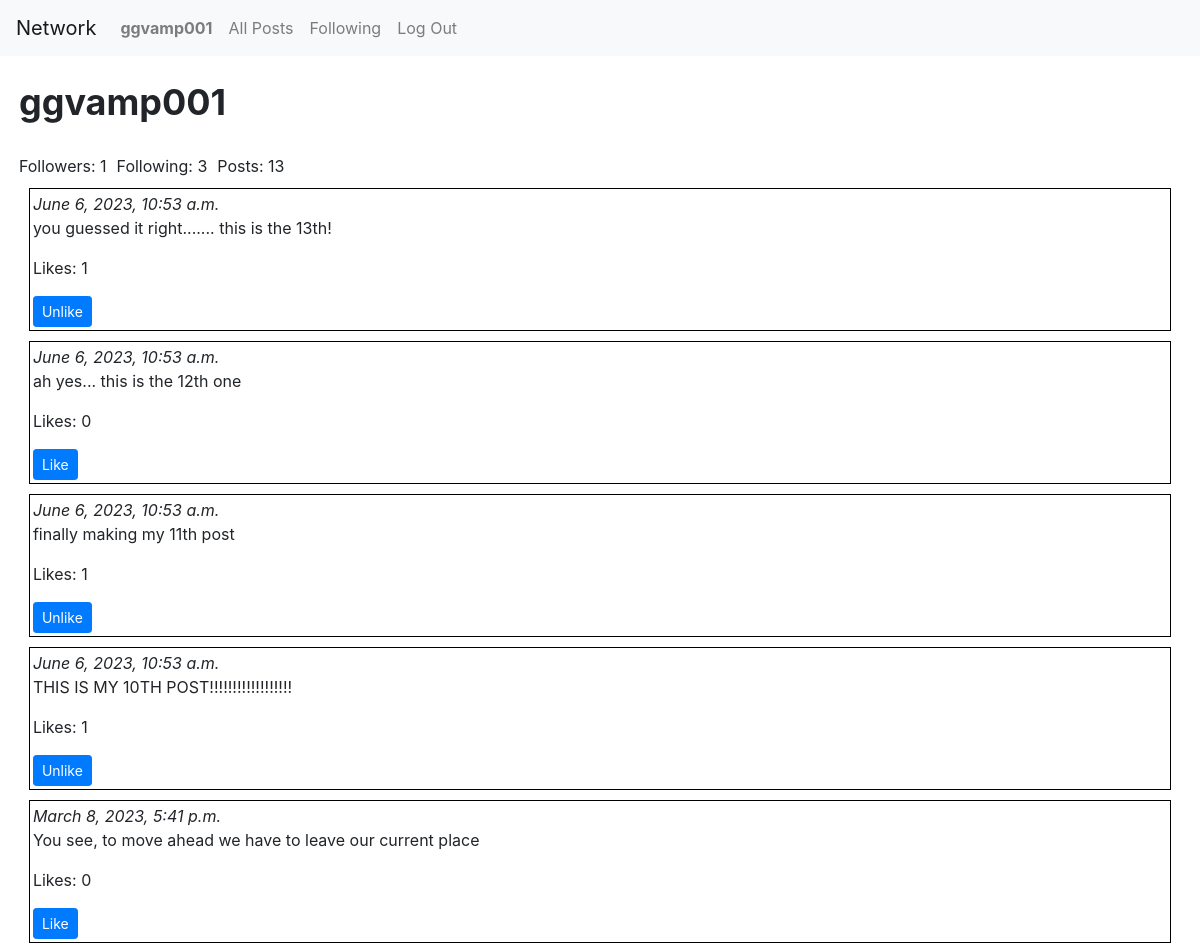
The app's page /user/ggvamp001 (signed in, upper part), older data.
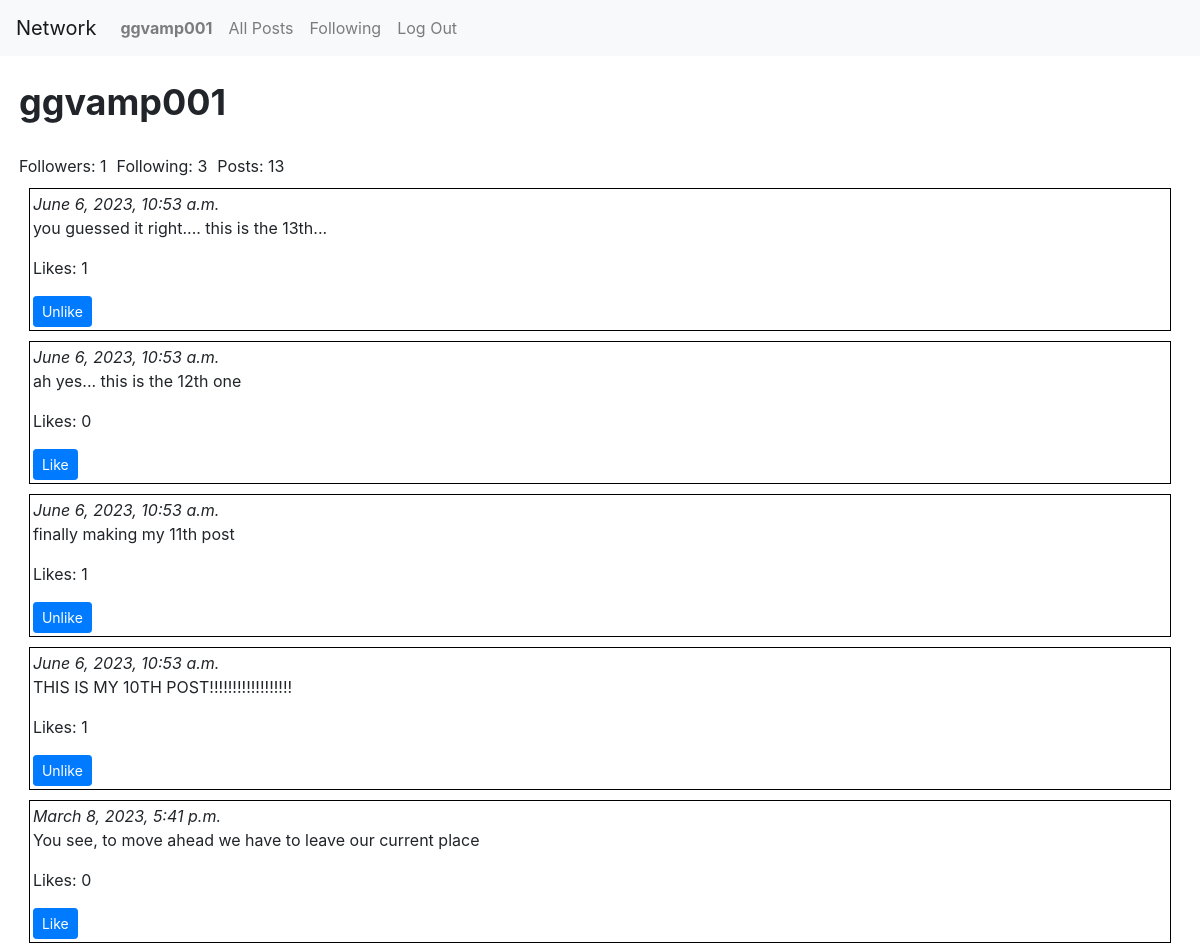
The same page, newer data.
### network/models.py (models this page shows, shortened)
class User(AbstractUser):
    pass

class Posts(models.Model):
    poster = models.ForeignKey(User, on_delete=models.CASCADE, related_name="posts")
    content = models.TextField(max_length=256)
    time = models.DateTimeField(default=datetime.now())

### network/views.py (the view)
# urls.py: path("user/<str:username>", views.userpage, name="userpage"),
def userpage(request, username):
    user = User.objects.get(username=username)
    allposts = list(Posts.objects.filter(poster=user).values())
    postcount = len(allposts)
    for post in allposts:
        post["likecount"] = len(Like.objects.filter(post_id=post["id"]))
        liked = Like.objects.filter(
            user=request.user, post=Posts.objects.get(id=post["id"])
        )
        if len(liked) == 0:
            post["liked"] = False
        else:
            post["liked"] = True
    allposts.reverse()
    follower = len(user.followers.all())
    following = len(user.following.all())
    try:
        Follower.objects.get(
            follower=User.objects.get(username=request.user.username),
            following=User.objects.get(username=username),
        )
        follow_status = True
    except:
        follow_status = False
    paginator = Paginator(allposts, 10)
    page_no = request.GET.get("page")
    if page_no is None or int(page_no) < 0 or int(page_no) > paginator.num_pages:
        page_no = 1
    page_obj = list(paginator.get_page(page_no))
    return render(
        request,
        "network/userpage.html",
        {
            "username": username,
            "posts": page_obj,
            "pagecount": paginator.num_pages,
            "page": page_no,
            "postcount": postcount,
            "followers": follower,
            "following": following,
            "follow_status": follow_status,
        },
    )

### network/templates/network/userpage.html (shortened to what this page needs)
{% extends "network/layout.html" %}
{% load static %}
{% block body %}
    <div id="UserBody">
        <div id="username">
            {{username}}
        </div>
        <div id="belowFollowButton">
            <div>Followers: {{followers}}</div> <div>Following: {{following}}</div> <div>Posts: {{postcount}}</div>
        </div>
        <div>
            {% for post in posts %}
            <div class="post">
                <i>{{post.time}}</i>
                <p>{{post.content}} </p>
                <p id="post{{post.id}}">Likes: {{post.likecount}}</p>
                {% if user.is_authenticated %}
                <form id="{{post.id}}form" onsubmit="LikePost({{post.id}}); return false">
                    <button class="btn btn-primary btn-sm" id="button{{post.id}}" type="submit">
                        {% if post.liked %}
                            Unlike
                        {% else %}
                            Like
                        {% endif %}
                    </button>
                </form>
                {% endif %}
            </div>
            {% endfor %}
        </div>
    </div>
{% endblock %}

### network/templates/network/layout.html (shortened to what this page needs)
{% load static %}
<!DOCTYPE html>
<html lang="en">
    <head>
        <link rel="stylesheet" href="https://stackpath.bootstrapcdn.com/bootstrap/4.4.1/css/bootstrap.min.css">
        <link href="{% static 'network/styles.css' %}" rel="stylesheet">
    </head>
    <body>
        <nav class="navbar navbar-expand-lg navbar-light bg-light">
            <a class="navbar-brand" href="{% url 'index' %}">Network</a>
            <div>
              <ul class="navbar-nav mr-auto">
                {% if user.is_authenticated %}
                    <li class="nav-item">
                        <a class="nav-link" href="{% url 'userpage' user.username %}"><strong>{{ user.username }}</strong></a>
                    </li>
                {% endif %}
                <li class="nav-item">
                  <a class="nav-link" href="{% url 'index' %}">All Posts</a>
                </li>
                {% if user.is_authenticated %}
                    <li class="nav-item">
                        <form id="followingButton">
                            <input class="nav-link" id="following" type="submit" value="Following">
                        </form>
                    </li>
                    <li class="nav-item">
                        <a class="nav-link" href="{% url 'logout' %}">Log Out</a>
                    </li>
                {% endif %}
              </ul>
            </div>
          </nav>
        <div class="body">
            {% block body %}
            {% endblock %}
        </div>
    </body>
</html>

### network/static/network/styles.css (style rules this page uses)
.post { border: 1px solid black; margin: 10px; padding: 3px; }
#username { font-size: 36px; font-weight: bold; padding-bottom: 15px; animation-name: enterFromRight; animation-duration: 2s; }
.navbar { animation-name: enterFromBottom; animation-duration: 3s; }
#UserBody { padding: .5cm; }
#belowFollowButton { display: flex; flex: wrap; }
#belowFollowButton>div { padding-right: 10px; padding-top: 10px; }
#following { border: none; background: none; }

Row changes from the older to the newer data that the page shows:
changed Posts: content "you guessed it right....... this is the 13th!" → "you guessed it right.... this is the 13th..."
